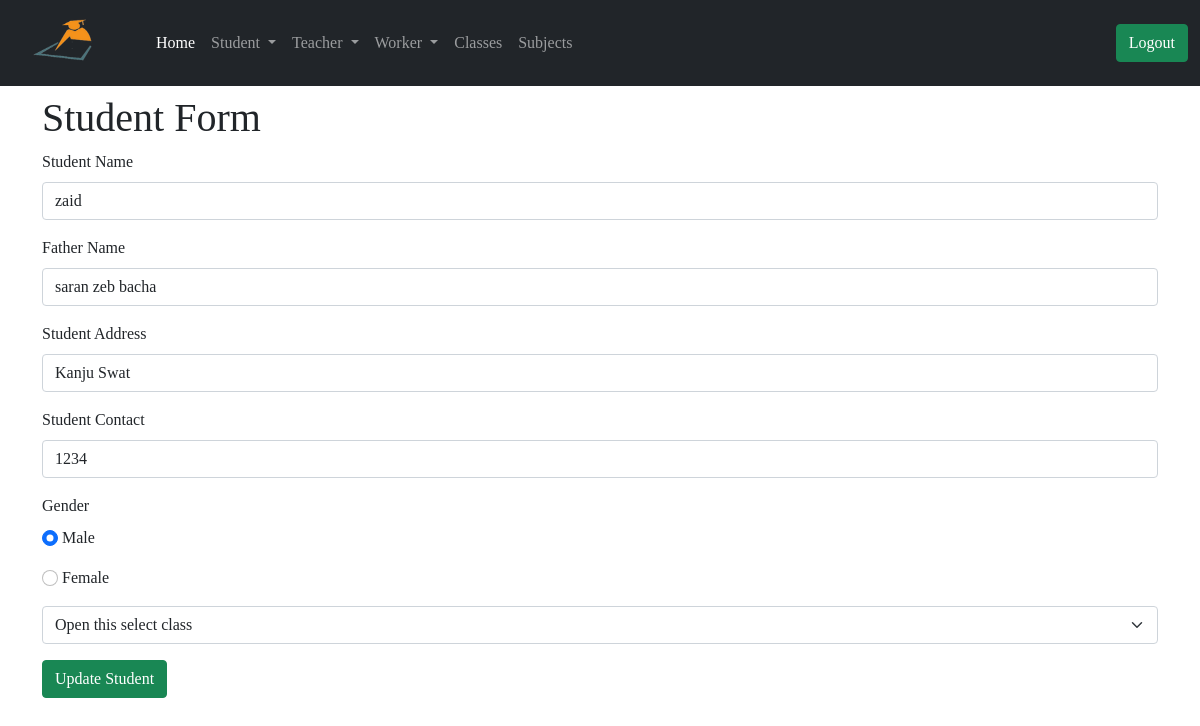
Page /admin/update_student/1 (signed in) on the earlier database version.
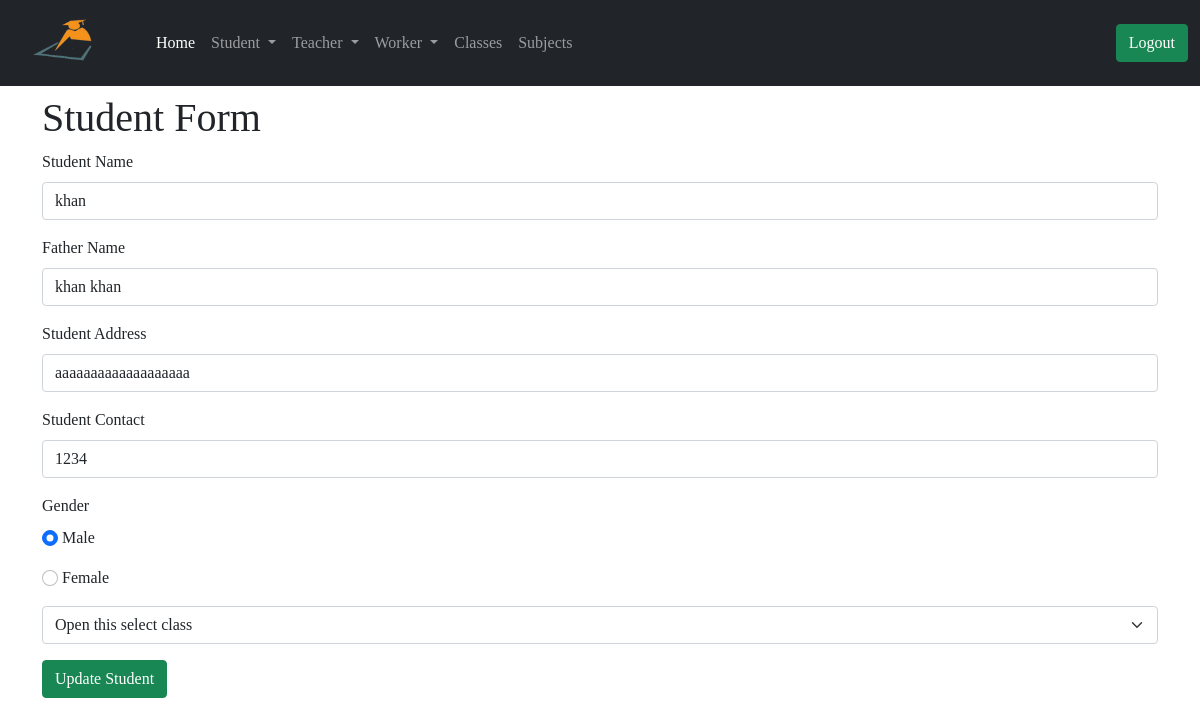
Same page on the later database version.
### app/models.py (models this page shows, shortened)
class Student(db.Model):
    id = db.Column(db.Integer, primary_key=True)
    std_name = db.Column(db.String(64))
    f_name = db.Column(db.String(64))
    std_address = db.Column(db.String(128))
    std_contact = db.Column(db.String(64))
    gender = db.Column(db.String(64))
    join_date = db.Column(db.DateTime, default=datetime.utcnow())
    std_class = db.Column(db.Integer, db.ForeignKey('class.id'))
    admin_id = db.Column(db.Integer, db.ForeignKey('user.id'))

### app/routes.py (the view, shortened to what this page needs)
@app.route('/admin/update_student/<id>', methods=['POST', 'GET'])
@login_required
def update_student(id):
    classes = Class.query.all()
    student = Student.query.filter_by(id=id).first()
    return render_template('admin/add_student.html', title='Update Student', student=student, classes=classes)

### app/models.py (called while the page is built)
@login.user_loader
def load_user(id):
    return User.query.get(int(id))

    def __repr__(self):
        return 'Class {}'.format(self.cls_name)

### app/routes.py (called while the page is built)
@app.before_request
def before_request():
    g.user = None
    if 'teacher_id' in session:
        user = Teacher.query.filter_by(id=session['teacher_id']).first()
        g.user = user

@app.before_request
def std_before_request():
    g.std_user = None
    if 'student_id' in session:
        std_user = Student.query.filter_by(id=session['student_id']).first()
        g.std_user = std_user

### app/templates/admin/add_student.html (shortened to what this page needs)
{% extends 'admin/base.html' %}
{% block content %}
<div class="container mt-2">
<h1>Student Form</h1>
<form method="POST">
    <div class="mb-3">
      <label for="Inputname" class="form-label">Student Name</label>
      <input type="text" class="form-control" name="std_name" value="{{student.std_name}}" id="Inputname" placeholder="Enter student name" required>
    </div>
    <div class="mb-3">
        <label for="Inputname" class="form-label">Father Name</label>
        <input type="text" class="form-control" name="f_name" value="{{student.f_name}}" id="Inputname" placeholder="Enter father name" required>
    </div>
    <div class="mb-3">
        <label for="Inputaddress" class="form-label">Student Address</label>
        <input type="text" class="form-control" name="std_address" value="{{student.std_address}}" id="Inputaddress" placeholder="Enter address" required>
    </div>
    <div class="mb-3">
        <label for="Inputcontact" class="form-label">Student Contact</label>
        <input type="tel" class="form-control" name="std_contact" value="{{student.std_contact}}" id="Inputcontact" placeholder="Enter contact" required>
    </div>
    <label for="Inputcontact" class="form-label">Gender</label>
    {% if student %}
    {% if student.gender == 'Male' %}
    <div class="mb-3">
      <input class="form-check-input" type="radio" name="gender" value="Male" id="flexRadioDefault1" checked>
      <label class="form-check-label" for="flexRadioDefault1">
        Male
      </label>
    </div>
    <div class="mb-3">
      <input class="form-check-input" type="radio" name="gender" value="Female" id="flexRadioDefault2">
      <label class="form-check-label" for="flexRadioDefault2">
        Female
      </label>
    </div>
      {% endif %}
    {% endif %}
    <div class="mb-3">
        <select class="form-select" name="stdclass"  aria-label="Default select example">
            <option selected>Open this select class</option>
          </select>
    </div>
    {% if student %}
    <button type="submit" class="btn btn-success">Update Student</button>
    {% else %}
    <button type="submit" class="btn btn-success">Add Student</button>
    {% endif %}
  </form>
</div>
{% endblock %}

Differences in the rows shown:
changed Student: std_name "zaid" → "khan"; f_name "saran zeb bacha" → "khan khan"; std_address "Kanju Swat" → "aaaaaaaaaaaaaaaaaaa"
